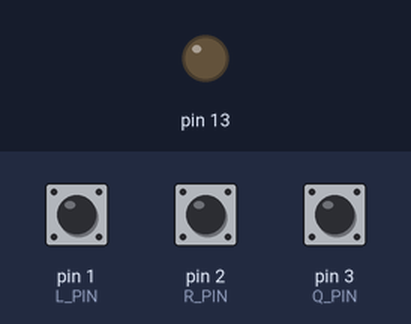
This sketch was run on a simulated Arduino Uno, built with avr-gcc and run on an emulated ATmega328P. Shown: output pins drawn as LEDs (lit = HIGH). The test bench sets the inputs (shaded band); at power-on: pin 1 (L_PIN) HIGH, pin 2 (R_PIN) HIGH, pin 3 (Q_PIN) HIGH.

Above: at 1.2 s.
1.3 s: pin 1 (L_PIN) pulled LOW for 0.15 s
At 1.37 s:
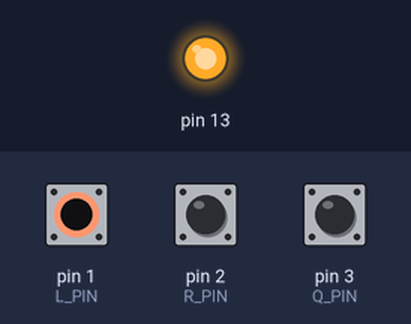
2.9 s: pin 1 (L_PIN) pulled LOW for 3.2 s
At 6.5 s:
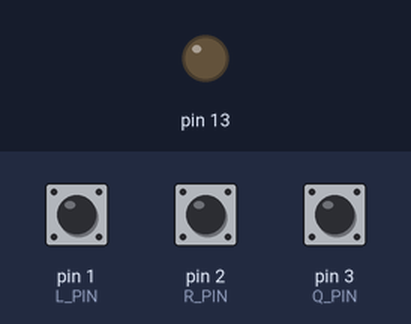
Timing chart, 0 to 8.0 s (numbered marks = the images above; inputs shaded):
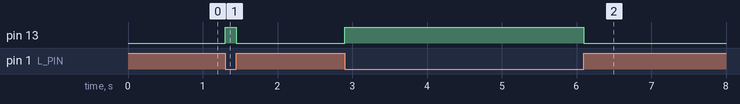

The sketch:

Remote.ino
```cpp
#define L_PIN 1
#define R_PIN 2
#define Q_PIN 3

void setup() {
  pinMode(L_PIN, INPUT_PULLUP);
  pinMode(R_PIN, INPUT_PULLUP);
  pinMode(Q_PIN, INPUT_PULLUP);
  pinMode(13, OUTPUT);
}

void loop() {
  int L_VAL = digitalRead(L_PIN);
  int R_VAL = digitalRead(R_PIN);
  int Q_VAL = digitalRead(Q_PIN);

  if(L_VAL == HIGH){
    digitalWrite(13, LOW);
  }
  else{
    digitalWrite(13, HIGH);
  }
}
```

Measured:
- after the input at 1.3 s, pin 13: LOW → HIGH at once, → LOW 0.15 s later
- after the input at 2.9 s, pin 13: LOW → HIGH at once, → LOW 3.2 s later
